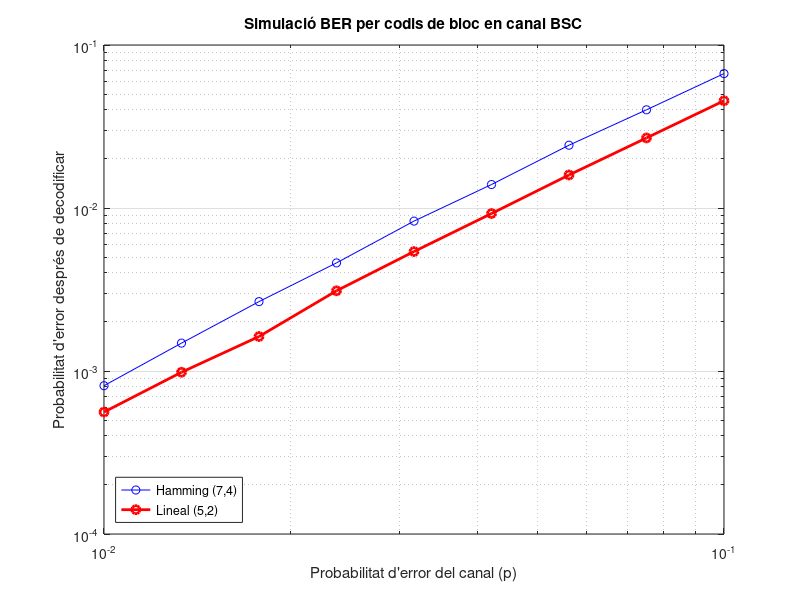

Recreate this plot in MATLAB.
% simula_AC2_grup2.m
% Simulació BER per codi lineal i codi Hamming en canal BSC

% CONSTANTS
% Definim el nombre de bits que simularem per cada valor de la probabilitat d’error del canal p. 
% Es divideix el total (4e5) en paquets de 100.000 bits per fer la simulació més eficient i modular.

nbitsPaquet = 100000;         % Nombre de bits per paquet
nbitsTotal = 4e5;             % Mínim de bits a simular per valor de p
nPaquets = ceil(nbitsTotal / nbitsPaquet); % Nombre de paquets a simular

% PROBABILITATS DE TRANSICIÓ (de 0.1 a 0.01, 9 valors)
% Calculem els 9 valors de la probabilitat d’error del canal BSC. Són valors logarítmicament 
% distribuïts entre 0.01 i 0.1. Aquesta p s’utilitzarà per simular els errors de transmissió.

k_vec = 0:8;
p = 10.^((k_vec - 16)/8);

% PARÀMETRES CODIS
% Es defineixen els paràmetres de codificació (k, n) per a cadascun dels dos codis:
% Codi lineal de (5,2)
% Codi Hamming de (7,4)

k_lin = 2;
n_lin = 5;
k_ham = 4;
n_ham = 7;

% MATRÍUS CODIS
% G_lineal és la matriu generadora del codi lineal general donada per l’enunciat.
% G_hamming s’obté amb la funció hammgen(3), que genera la matriu del codi Hamming amb paràmetre m=3 (i per tant (7,4)).

G_lineal = [1 0 1 1 0; 1 1 1 0 1]; % matriu G proporcionada
[~, G_hamming] = hammgen(3);      % codi Hamming (7,4)

% TAULA DE SÍNDROMES (només per codi lineal)
% Es calcula la taula de síndromes per al codi lineal a partir de la seva matriu generadora.
% Aquesta taula optimitza la descodificació fent-la més ràpida (lookup directe).

synd_lineal = syndtable(gen2par(G_lineal));

% RESULTATS BER
% Inicialitzem vectors per guardar la BER (bit error rate) de cada codi per a cada valor de p.
BER_hamming = zeros(1, length(p));
BER_lineal = zeros(1, length(p));

% INICI SIMULACIÓ
% Comencem el bucle principal de simulació. Iterem per cada valor de la probabilitat d’error p(i).
% Inicialitzem els comptadors d’errors a zero per aquest valor de p.
for i = 1:length(p)
    errH = 0;
    errL = 0;
    % Inicialitzem els comptadors d’errors a zero per aquest valor de p.
    % Es creen tantes paraules com calgui per arribar a nbitsPaquet en cada paquet.
    % Cada fila de mH i mL és una paraula de missatge de k bits.
    for j = 1:nPaquets
        % GENERACIÓ DE MISSATGES
        mH = randi([0 1], ceil(nbitsPaquet / k_ham), k_ham);
        mL = randi([0 1], ceil(nbitsPaquet / k_lin), k_lin);

        % CODIFICACIÓ
        % Codifiquem cada paraula utilitzant el codi corresponent.
        % encode retorna una matriu on cada fila és una paraula codificada de n bits.
        % Pel codi lineal s’especifica la matriu G manualment.
        cH = encode(mH, n_ham, k_ham, 'hamming/binary');
        cL = encode(mL, n_lin, k_lin, 'linear/binary', G_lineal);

        % TRANSMISSIÓ PEL CANAL BSC
        % Simulem el canal BSC: cada bit té una probabilitat p(i) de ser invertit.
        % Obtenim les paraules rebudes (amb errors) rH i rL.
        rH = bsc(cH, p(i));
        rL = bsc(cL, p(i));

        % DESCODIFICACIÓ
        % Descodifiquem els codis rebuts.
        % Per Hamming, MATLAB ja coneix la taula de síndromes.
        % Per al codi lineal passem explícitament la taula de síndromes (synd_lineal) per millorar la velocitat.
        dH = decode(rH, n_ham, k_ham, 'hamming/binary');  % sense taula
        dL = decode(rL, n_lin, k_lin, 'linear/binary', G_lineal, synd_lineal);

        % COMPTATGE D'ERRORS
        % Comptem quants bits descodificats no coincideixen amb els bits originals.
        % biterr compara les matrius i retorna el total d’errors.
        errH = errH + biterr(mH, dH);
        errL = errL + biterr(mL, dL);

        % Final del bucle que repeteix la simulació nPaquets vegades per acumular errors suficients per a una bona estimació estadística.
    end

    % BER FINAL PER AQUEST VALOR DE p
    % Es calcula la BER dividint els errors acumulats pel nombre total de bits transmesos.
    % BER_hamming(i) i BER_lineal(i) guarden el resultat per a aquest p(i).
    bits_H = ceil(nbitsPaquet / k_ham) * k_ham * nPaquets;
    bits_L = ceil(nbitsPaquet / k_lin) * k_lin * nPaquets;

    BER_hamming(i) = errH / bits_H;
    BER_lineal(i) = errL / bits_L;

    % Fi del bucle principal: s’ha simulat i calculat la BER per a tots els valors de p.
end

% PLOT FINAL
% Es representa la BER en un gràfic log-log.
% Es visualitzen les dues corbes amb colors diferents.
% Permet comparar visualment el rendiment dels dos codis a mesura que augmenta l’error del canal.
figure;
loglog(p, BER_hamming, '-ob', p, BER_lineal, '-or', 'LineWidth', 2);
xlabel('Probabilitat d''error del canal (p)');
ylabel('Probabilitat d''error després de decodificar');
legend('Hamming (7,4)', 'Lineal (5,2)', 'Location', 'southwest');
title('Simulació BER per codis de bloc en canal BSC');
grid on;

disp('BER Hamming:');
disp(BER_hamming);
disp('BER Lineal:');
disp(BER_lineal);

saveas(gcf, 'grafica_BER_AC2.png');